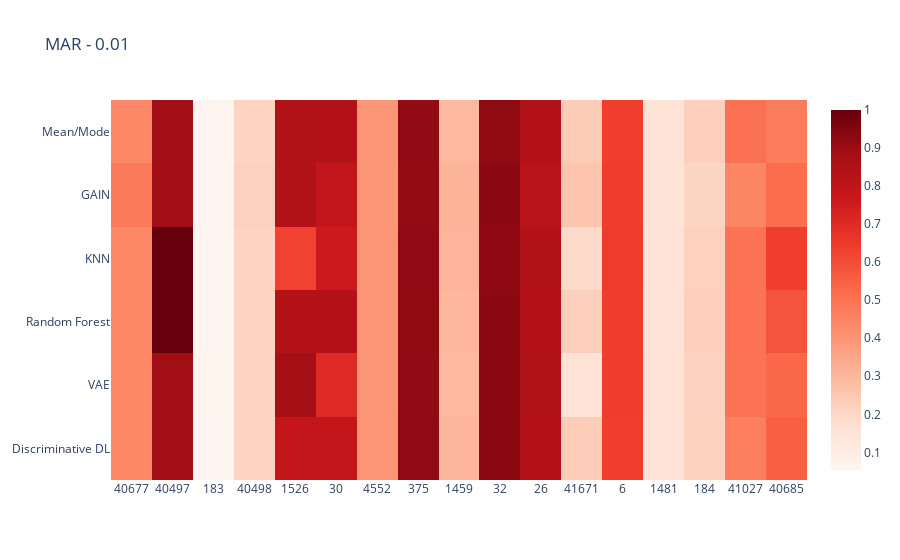
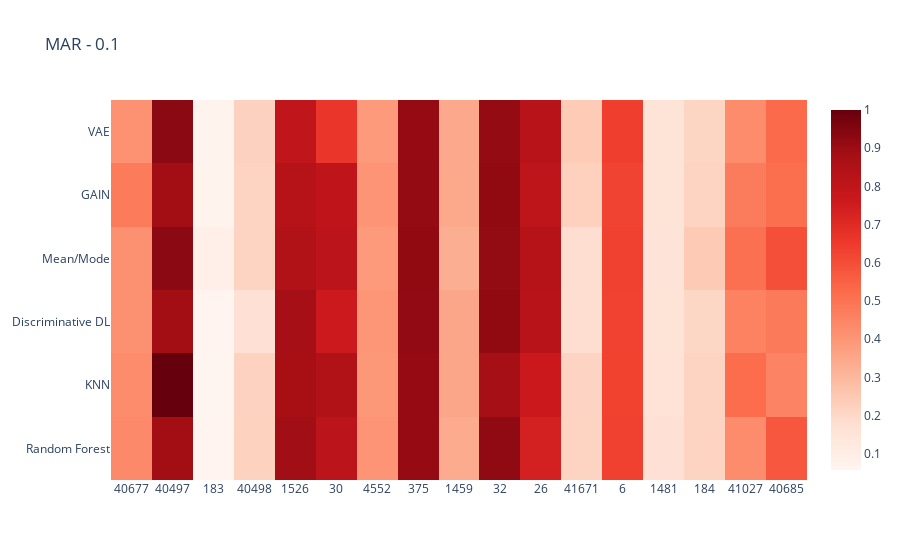
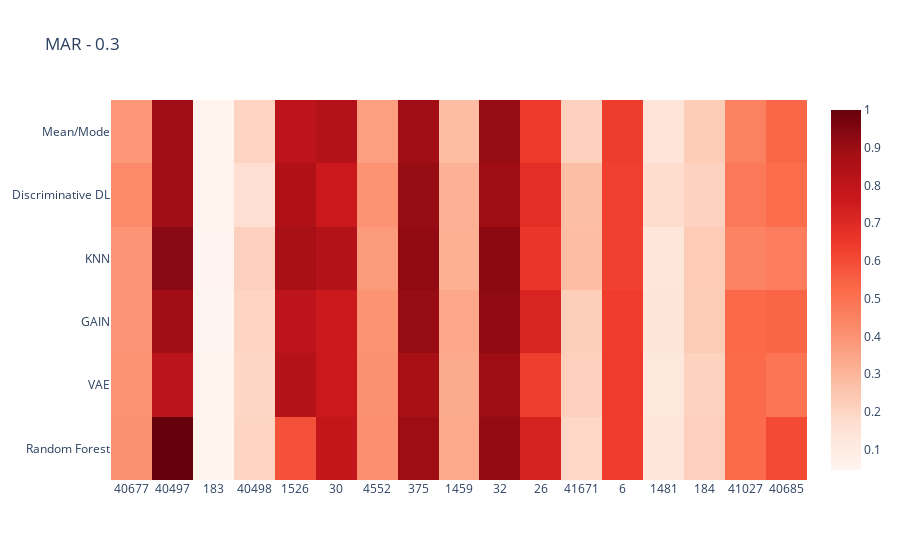
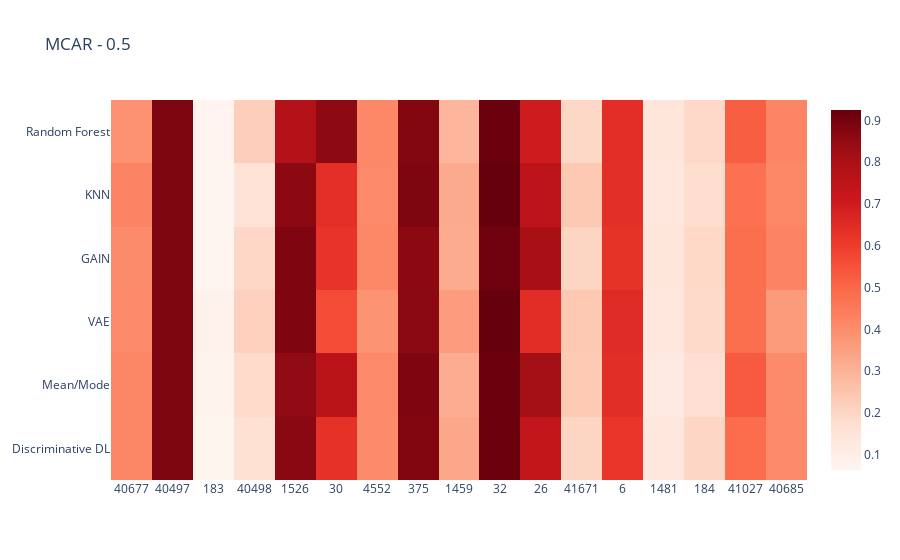

Source (notebook cell) for these figures, in order:
### Code cell
# Heatmap for total F1 score for each data constellation for each method

df_heat = df_heat.astype({"Task":"string"})

data_constellations = ['MAR - 0.01', 'MAR - 0.1', 'MAR - 0.3', 'MCAR - 0.5', 'MCAR - 0.01', 'MCAR - 0.1', 'MCAR - 0.3', 'MCAR - 0.5', 'MNAR - 0.01', 'MNAR - 0.1', 'MNAR - 0.3', 'MNAR - 0.5']


for i in data_constellations:
    data_constel = df_heat.loc[df_heat['Data_Constellation'] == i]

    ### uncomment whatever you want to investigate

    ## sort by amount datapoints (ascending)
    data_constel = data_constel.sort_values(by=['NumberOfInstances'])

    ## sort by amount of features (ascending)
    #data_constel = data_constel.sort_values(by=['NumberOfFeatures'])

    ## sort by amount of datapoints and features (ascending)
    #data_constel = data_constel.sort_values(by=['NumberOfInstances', 'NumberOfFeatures'])

    ## sort by amount of categorical features and datapoints (ascending)
    #data_constel = data_constel.sort_values(by=['NumberOfCategoricalFeatures', 'NumberOfInstances'])

    ## sort by amount of numerical features and datapoints (ascending)
    #data_constel = data_constel.sort_values(by=['NumberOfNumericFeatures', 'NumberOfInstances'])
    
    Dataset_number = data_constel["Task"]
    Imputation_Method = data_constel["Imputation_Method"]
    F1_Score = data_constel["Imputed_Subset"]
    

    trace = go.Heatmap(
                   z=F1_Score,
                   x=Dataset_number,
                   y=Imputation_Method,
                   type = 'heatmap',
                    autocolorscale= False,
                    colorscale = 'Reds',
                    zmin=0,
                    )
    data = [trace]
    fig = go.Figure(data=data)
    fig.update_layout(
        title=i,
        xaxis_nticks=36)
    fig.show()

### Figure 1 — Plotly figure (JSON) as saved in the notebook; plotly's stock layout.template omitted (floating-point values rounded to 4 significant figures)
{"data": [{"autocolorscale": false, "colorscale": [[0, "rgb(255,245,240)"], [0.125, "rgb(254,224,210)"], [0.25, "rgb(252,187,161)"], [0.375, "rgb(252,146,114)"], [0.5, "rgb(251,106,74)"], [0.625, "rgb(239,59,44)"], [0.75, "rgb(203,24,29)"], [0.875, "rgb(165,15,21)"], [1, "rgb(103,0,13)"]], "type": "heatmap", "x": ["40677", "40677", "40677", "40677", "40677", "40677", "40497", "40497", "40497", "40497", "40497", "40497", "183", "183", "183", "183", "183", "183", "40498", "40498", "40498", "40498", "40498", "40498", "1526", "1526", "1526", "1526", "1526", "1526", "30", "30", "30", "30", "30", "30", "4552", "4552", "4552", "4552", "4552", "4552", "375", "375", "375", "375", "375", "375", "1459", "1459", "1459", "1459", "1459", "1459", "32", "32", "32", "32", "32", "32", "26", "26", "26", "26", "26", "26", "41671", "41671", "41671", "41671", "6", "41671", "6", "41671", "6", "6", "6", "6", "1481", "1481", "184", "1481", "184", "184", "1481", "1481", "184", "1481", "184", "184", "41027", "41027", "41027", "41027", "41027", "41027", "40685", "40685", "40685", "40685", "40685", "40685"], "y": ["Discriminative DL", "VAE", "Random Forest", "KNN", "GAIN", "Mean/Mode", "KNN", "Discriminative DL", "Random Forest", "Mean/Mode", "VAE", "GAIN", "Random Forest", "Mean/Mode", "VAE", "GAIN", "Discriminative DL", "KNN", "Random Forest", "VAE", "Discriminative DL", "Mean/Mode", "KNN", "GAIN", "KNN", "Mean/Mode", "Discriminative DL", "GAIN", "Random Forest", "VAE", "VAE", "KNN", "GAIN", "Mean/Mode", "Random Forest", "Discriminative DL", "KNN", "Random Forest", "VAE", "Discriminative DL", "GAIN", "Mean/Mode", "Mean/Mode", "Discriminative DL", "Random Forest", "KNN", "VAE", "GAIN", "VAE", "Random Forest", "Discriminative DL", "KNN", "Mean/Mode", "GAIN", "VAE", "Discriminative DL", "Mean/Mode", "KNN", "GAIN", "Random Forest", "GAIN", "Random Forest", "Mean/Mode", "Discriminative DL", "KNN", "VAE", "KNN", "Random Forest", "Discriminative DL", "VAE", "Discriminative DL", "GAIN", "Mean/Mode", "Mean/Mode", "Random Forest", "GAIN", "VAE", "KNN", "Random Forest", "VAE", "GAIN", "Discriminative DL", "VAE", "KNN", "Mean/Mode", "KNN", "Mean/Mode", "GAIN", "Random Forest", "Discriminative DL", "Mean/Mode", "VAE", "KNN", "Discriminative DL", "GAIN", "Random Forest", "KNN", "Random Forest", "Discriminative DL", "GAIN", "Mean/Mode", "VAE"], "z": [0.4368, 0.4368, 0.4368, 0.4368, 0.479, 0.4368, 1, 0.8866, 1, 0.8866, 0.8866, 0.8866, 0.05358, 0.05712, 0.05597, 0.0539, 0.05358, 0.05358, 0.2121, 0.2121, 0.2121, 0.2121, 0.2121, 0.2183, 0.6295, 0.8456, 0.7923, 0.8429, 0.8401, 0.8794, 0.7019, 0.7605, 0.7872, 0.8371, 0.8371, 0.7872, 0.3991, 0.3991, 0.3991, 0.3991, 0.3994, 0.3991, 0.9181, 0.9237, 0.9203, 0.9186, 0.9172, 0.9151, 0.2954, 0.303, 0.3052, 0.3064, 0.2951, 0.3092, 0.9284, 0.9284, 0.9209, 0.9251, 0.927, 0.9284, 0.8251, 0.8366, 0.8366, 0.8366, 0.845, 0.8472, 0.1921, 0.223, 0.2316, 0.1597, 0.6378, 0.2587, 0.6393, 0.2364, 0.6404, 0.6405, 0.6424, 0.6456, 0.1572, 0.1573, 0.2079, 0.1558, 0.2153, 0.22, 0.1569, 0.1545, 0.2255, 0.152, 0.2259, 0.2147, 0.5021, 0.5014, 0.5011, 0.4617, 0.4473, 0.5001, 0.6369, 0.5816, 0.5541, 0.5179, 0.4712, 0.5315], "zmin": 0}], "layout": {"title": {"text": "MAR - 0.01"}, "xaxis": {"nticks": 36}}}

### Figure 2 — Plotly figure (JSON) as saved in the notebook; plotly's stock layout.template omitted (floating-point values rounded to 4 significant figures)
{"data": [{"autocolorscale": false, "colorscale": [[0, "rgb(255,245,240)"], [0.125, "rgb(254,224,210)"], [0.25, "rgb(252,187,161)"], [0.375, "rgb(252,146,114)"], [0.5, "rgb(251,106,74)"], [0.625, "rgb(239,59,44)"], [0.75, "rgb(203,24,29)"], [0.875, "rgb(165,15,21)"], [1, "rgb(103,0,13)"]], "type": "heatmap", "x": ["40677", "40677", "40677", "40677", "40677", "40677", "40497", "40497", "40497", "40497", "40497", "40497", "183", "183", "183", "183", "183", "183", "40498", "40498", "40498", "40498", "40498", "40498", "1526", "1526", "1526", "1526", "1526", "1526", "30", "30", "30", "30", "30", "30", "4552", "4552", "4552", "4552", "4552", "4552", "375", "375", "375", "375", "375", "375", "1459", "1459", "1459", "1459", "1459", "1459", "32", "32", "32", "32", "32", "32", "26", "26", "26", "26", "26", "26", "41671", "41671", "41671", "41671", "6", "41671", "6", "41671", "6", "6", "6", "6", "1481", "1481", "184", "1481", "184", "184", "1481", "1481", "184", "1481", "184", "184", "41027", "41027", "41027", "41027", "41027", "41027", "40685", "40685", "40685", "40685", "40685", "40685"], "y": ["Random Forest", "KNN", "Discriminative DL", "Mean/Mode", "GAIN", "VAE", "VAE", "Mean/Mode", "KNN", "Random Forest", "GAIN", "Discriminative DL", "Discriminative DL", "Mean/Mode", "VAE", "GAIN", "Random Forest", "KNN", "GAIN", "KNN", "Random Forest", "Discriminative DL", "Mean/Mode", "VAE", "VAE", "Discriminative DL", "GAIN", "KNN", "Mean/Mode", "Random Forest", "VAE", "Discriminative DL", "GAIN", "Random Forest", "KNN", "Mean/Mode", "Mean/Mode", "KNN", "Discriminative DL", "GAIN", "Random Forest", "VAE", "Random Forest", "Mean/Mode", "Discriminative DL", "GAIN", "VAE", "KNN", "Random Forest", "VAE", "GAIN", "KNN", "Mean/Mode", "Discriminative DL", "Discriminative DL", "Random Forest", "KNN", "VAE", "Mean/Mode", "GAIN", "Random Forest", "KNN", "GAIN", "Discriminative DL", "VAE", "Mean/Mode", "Mean/Mode", "KNN", "Random Forest", "Discriminative DL", "GAIN", "VAE", "KNN", "GAIN", "Discriminative DL", "Mean/Mode", "Random Forest", "VAE", "KNN", "Random Forest", "Discriminative DL", "Discriminative DL", "KNN", "GAIN", "VAE", "GAIN", "Random Forest", "Mean/Mode", "Mean/Mode", "VAE", "KNN", "Mean/Mode", "GAIN", "Random Forest", "VAE", "Discriminative DL", "Mean/Mode", "Random Forest", "VAE", "Discriminative DL", "KNN", "GAIN"], "z": [0.4388, 0.4281, 0.4133, 0.4126, 0.4796, 0.412, 0.931, 0.931, 1, 0.8866, 0.8866, 0.8866, 0.06198, 0.08977, 0.07093, 0.06594, 0.06317, 0.05743, 0.2153, 0.2183, 0.2203, 0.1676, 0.2132, 0.2215, 0.799, 0.8818, 0.8286, 0.8774, 0.8452, 0.8874, 0.6644, 0.7605, 0.8025, 0.8148, 0.8492, 0.8139, 0.3888, 0.3958, 0.3992, 0.4038, 0.4039, 0.3886, 0.9112, 0.9199, 0.9179, 0.9151, 0.9098, 0.9098, 0.3401, 0.3463, 0.3485, 0.3521, 0.3301, 0.3538, 0.9206, 0.9237, 0.8824, 0.913, 0.9171, 0.9201, 0.7371, 0.7648, 0.8081, 0.8243, 0.8244, 0.8317, 0.1808, 0.2124, 0.2173, 0.1801, 0.6276, 0.2433, 0.6292, 0.2234, 0.631, 0.6331, 0.6339, 0.6401, 0.1589, 0.167, 0.2053, 0.1556, 0.2126, 0.2157, 0.1572, 0.1551, 0.2166, 0.15, 0.2439, 0.2114, 0.5209, 0.5116, 0.477, 0.4297, 0.4279, 0.4594, 0.5938, 0.5761, 0.5296, 0.4811, 0.4559, 0.5176], "zmin": 0}], "layout": {"title": {"text": "MAR - 0.1"}, "xaxis": {"nticks": 36}}}

### Figure 3 — Plotly figure (JSON) as saved in the notebook; plotly's stock layout.template omitted (floating-point values rounded to 4 significant figures)
{"data": [{"autocolorscale": false, "colorscale": [[0, "rgb(255,245,240)"], [0.125, "rgb(254,224,210)"], [0.25, "rgb(252,187,161)"], [0.375, "rgb(252,146,114)"], [0.5, "rgb(251,106,74)"], [0.625, "rgb(239,59,44)"], [0.75, "rgb(203,24,29)"], [0.875, "rgb(165,15,21)"], [1, "rgb(103,0,13)"]], "type": "heatmap", "x": ["40677", "40677", "40677", "40677", "40677", "40677", "40497", "40497", "40497", "40497", "40497", "40497", "183", "183", "183", "183", "183", "183", "40498", "40498", "40498", "40498", "40498", "40498", "1526", "1526", "1526", "1526", "1526", "1526", "30", "30", "30", "30", "30", "30", "4552", "4552", "4552", "4552", "4552", "4552", "375", "375", "375", "375", "375", "375", "1459", "1459", "1459", "1459", "1459", "1459", "32", "32", "32", "32", "32", "32", "26", "26", "26", "26", "26", "26", "41671", "41671", "41671", "41671", "6", "41671", "6", "41671", "6", "6", "6", "6", "1481", "1481", "184", "1481", "184", "184", "1481", "1481", "184", "1481", "184", "184", "41027", "41027", "41027", "41027", "41027", "41027", "40685", "40685", "40685", "40685", "40685", "40685"], "y": ["Random Forest", "VAE", "GAIN", "KNN", "Discriminative DL", "Mean/Mode", "KNN", "Discriminative DL", "Random Forest", "VAE", "Mean/Mode", "GAIN", "KNN", "VAE", "Mean/Mode", "Discriminative DL", "Random Forest", "GAIN", "GAIN", "Random Forest", "Mean/Mode", "Discriminative DL", "VAE", "KNN", "Random Forest", "Discriminative DL", "GAIN", "VAE", "Mean/Mode", "KNN", "GAIN", "Discriminative DL", "VAE", "KNN", "Mean/Mode", "Random Forest", "KNN", "GAIN", "Discriminative DL", "VAE", "Random Forest", "Mean/Mode", "Random Forest", "KNN", "GAIN", "Discriminative DL", "Mean/Mode", "VAE", "Discriminative DL", "KNN", "VAE", "Random Forest", "Mean/Mode", "GAIN", "GAIN", "KNN", "Discriminative DL", "VAE", "Mean/Mode", "Random Forest", "VAE", "Mean/Mode", "KNN", "Discriminative DL", "GAIN", "Random Forest", "Mean/Mode", "VAE", "GAIN", "Random Forest", "KNN", "KNN", "Discriminative DL", "Discriminative DL", "Mean/Mode", "GAIN", "Random Forest", "VAE", "Mean/Mode", "Discriminative DL", "Discriminative DL", "Random Forest", "Random Forest", "Mean/Mode", "GAIN", "KNN", "GAIN", "VAE", "KNN", "VAE", "GAIN", "Random Forest", "VAE", "Mean/Mode", "KNN", "Discriminative DL", "Random Forest", "GAIN", "Mean/Mode", "VAE", "KNN", "Discriminative DL"], "z": [0.4058, 0.4046, 0.3962, 0.3957, 0.4317, 0.3898, 0.931, 0.8866, 1, 0.8118, 0.8866, 0.8866, 0.0513, 0.05859, 0.05717, 0.05678, 0.05579, 0.04599, 0.203, 0.203, 0.2059, 0.1674, 0.1967, 0.217, 0.5872, 0.8507, 0.8089, 0.8361, 0.8096, 0.8719, 0.7569, 0.7605, 0.766, 0.8391, 0.8392, 0.7872, 0.3794, 0.399, 0.4046, 0.4067, 0.4129, 0.3676, 0.8969, 0.9189, 0.9071, 0.9064, 0.8878, 0.8712, 0.3135, 0.3147, 0.335, 0.3368, 0.2795, 0.3437, 0.924, 0.9274, 0.8939, 0.8939, 0.9071, 0.9118, 0.6339, 0.6449, 0.6603, 0.6859, 0.7183, 0.7264, 0.2134, 0.2191, 0.2235, 0.1948, 0.6288, 0.2768, 0.6328, 0.2755, 0.6378, 0.6385, 0.6404, 0.6436, 0.1422, 0.1739, 0.2088, 0.1317, 0.2189, 0.2279, 0.135, 0.1295, 0.2301, 0.1218, 0.2341, 0.2112, 0.5265, 0.5223, 0.519, 0.4557, 0.4493, 0.4769, 0.6047, 0.5345, 0.5315, 0.4943, 0.4659, 0.5151], "zmin": 0}], "layout": {"title": {"text": "MAR - 0.3"}, "xaxis": {"nticks": 36}}}

### Figure 4 — Plotly figure (JSON) as saved in the notebook; plotly's stock layout.template omitted (floating-point values rounded to 4 significant figures)
{"data": [{"autocolorscale": false, "colorscale": [[0, "rgb(255,245,240)"], [0.125, "rgb(254,224,210)"], [0.25, "rgb(252,187,161)"], [0.375, "rgb(252,146,114)"], [0.5, "rgb(251,106,74)"], [0.625, "rgb(239,59,44)"], [0.75, "rgb(203,24,29)"], [0.875, "rgb(165,15,21)"], [1, "rgb(103,0,13)"]], "type": "heatmap", "x": ["40677", "40677", "40677", "40677", "40677", "40677", "40497", "40497", "40497", "40497", "40497", "40497", "183", "183", "183", "183", "183", "183", "40498", "40498", "40498", "40498", "40498", "40498", "1526", "1526", "1526", "1526", "1526", "1526", "30", "30", "30", "30", "30", "30", "4552", "4552", "4552", "4552", "4552", "4552", "375", "375", "375", "375", "375", "375", "1459", "1459", "1459", "1459", "1459", "1459", "32", "32", "32", "32", "32", "32", "26", "26", "26", "26", "26", "26", "41671", "41671", "41671", "41671", "6", "41671", "6", "41671", "6", "6", "6", "6", "1481", "1481", "184", "1481", "184", "184", "1481", "1481", "184", "1481", "184", "184", "41027", "41027", "41027", "41027", "41027", "41027", "40685", "40685", "40685", "40685", "40685", "40685"], "y": ["Discriminative DL", "Mean/Mode", "VAE", "GAIN", "KNN", "Random Forest", "GAIN", "VAE", "Discriminative DL", "Mean/Mode", "KNN", "Random Forest", "GAIN", "VAE", "Mean/Mode", "Random Forest", "Discriminative DL", "KNN", "Mean/Mode", "GAIN", "VAE", "KNN", "Discriminative DL", "Random Forest", "Random Forest", "GAIN", "Mean/Mode", "Discriminative DL", "KNN", "VAE", "VAE", "GAIN", "Discriminative DL", "Mean/Mode", "Random Forest", "KNN", "Discriminative DL", "Mean/Mode", "KNN", "Random Forest", "GAIN", "VAE", "Random Forest", "KNN", "Mean/Mode", "Discriminative DL", "VAE", "GAIN", "Mean/Mode", "GAIN", "KNN", "Discriminative DL", "Random Forest", "VAE", "KNN", "VAE", "GAIN", "Discriminative DL", "Random Forest", "Mean/Mode", "VAE", "Random Forest", "Discriminative DL", "KNN", "GAIN", "Mean/Mode", "Discriminative DL", "GAIN", "Mean/Mode", "Random Forest", "Discriminative DL", "KNN", "GAIN", "VAE", "KNN", "Random Forest", "Mean/Mode", "VAE", "GAIN", "Random Forest", "Mean/Mode", "VAE", "VAE", "GAIN", "KNN", "Discriminative DL", "Random Forest", "Mean/Mode", "Discriminative DL", "KNN", "Mean/Mode", "Random Forest", "Discriminative DL", "VAE", "KNN", "GAIN", "GAIN", "Random Forest", "KNN", "Mean/Mode", "VAE", "Discriminative DL"], "z": [0.4165, 0.4153, 0.4122, 0.4047, 0.4251, 0.3858, 0.8866, 0.8866, 0.8866, 0.8866, 0.8866, 0.8866, 0.06444, 0.07939, 0.07641, 0.0674, 0.06636, 0.06396, 0.1867, 0.1974, 0.2157, 0.1575, 0.1668, 0.2245, 0.7783, 0.8827, 0.8558, 0.8651, 0.8592, 0.8854, 0.5656, 0.6253, 0.6328, 0.7574, 0.8566, 0.6386, 0.4049, 0.4111, 0.4115, 0.4125, 0.4127, 0.3818, 0.8759, 0.8853, 0.8837, 0.8803, 0.8633, 0.8587, 0.3179, 0.32, 0.3247, 0.3316, 0.2929, 0.3627, 0.924, 0.9248, 0.9092, 0.9163, 0.9187, 0.9188, 0.6444, 0.6999, 0.7317, 0.753, 0.8062, 0.8198, 0.2037, 0.2044, 0.2368, 0.1961, 0.621, 0.2386, 0.6274, 0.2386, 0.6398, 0.6407, 0.6428, 0.6521, 0.1396, 0.1413, 0.1733, 0.133, 0.1886, 0.1924, 0.1346, 0.1303, 0.194, 0.1199, 0.1993, 0.1775, 0.5307, 0.5214, 0.4869, 0.4804, 0.4764, 0.483, 0.4268, 0.4229, 0.4136, 0.4056, 0.3642, 0.4121], "zmin": 0}], "layout": {"title": {"text": "MCAR - 0.5"}, "xaxis": {"nticks": 36}}}
